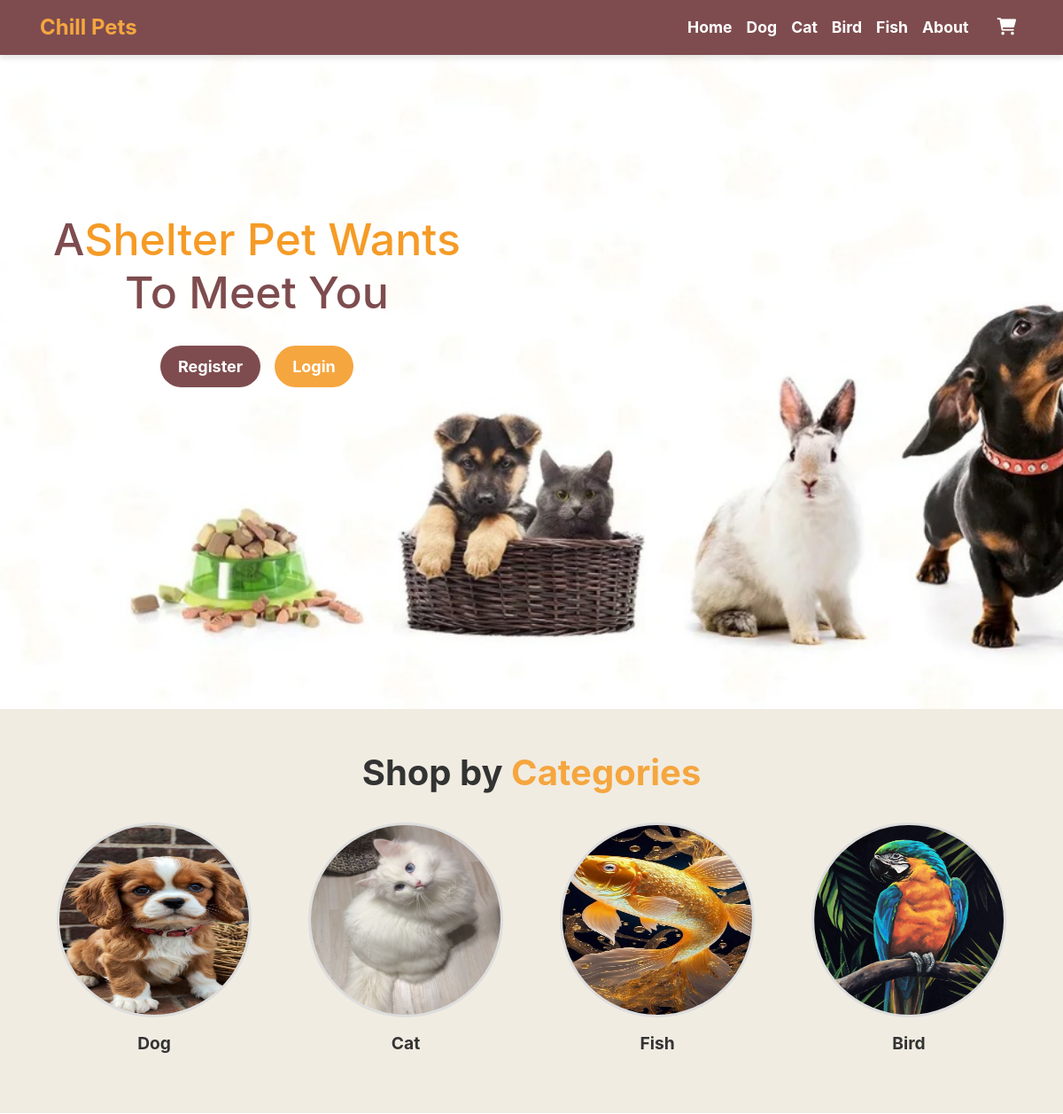
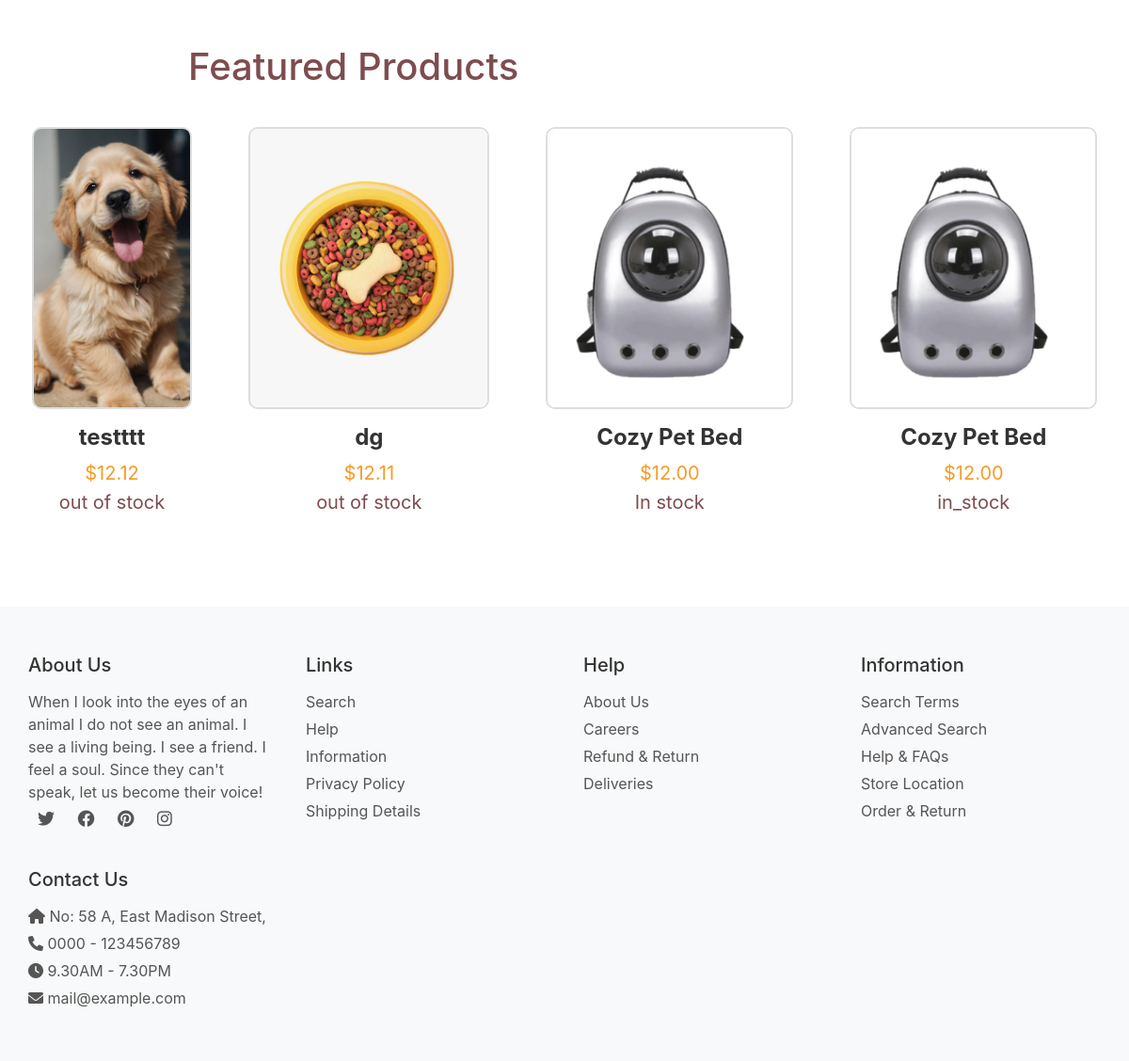
The app's page /home.php with its own data (2 pictures, top to bottom).
### tables this page shows
CREATE TABLE `products` (
  `id` int(11) NOT NULL,
  `category_id` int(11) DEFAULT NULL,
  `title` varchar(255) DEFAULT NULL,
  `picture` varchar(255) DEFAULT NULL,
  `product_description` text DEFAULT NULL,
  `price` decimal(10,2) NOT NULL,
  `p_status` varchar(255) DEFAULT 'out of stock',
  `avg_rete` int(11) DEFAULT NULL,
  `created_at` timestamp NOT NULL DEFAULT current_timestamp(),
  `updated_at` timestamp NOT NULL DEFAULT current_timestamp() ON UPDATE current_timestamp(),
  `quantity` int(11) DEFAULT 0
);

### home.php (the view, shortened to what this page needs)
<?php
include "init.php";
$q="SELECT * FROM `products`  order by avg_rete limit 4";
$stmt= $pdo->prepare($q);
$stmt->execute();
$products=$stmt->fetchAll();
$firstname='';
?>
<!DOCTYPE html>
<html lang="en">
<head>
    <link rel="stylesheet" href="https://stackpath.bootstrapcdn.com/bootstrap/4.5.2/css/bootstrap.min.css">
    <link rel="stylesheet" href="https://cdnjs.cloudflare.com/ajax/libs/font-awesome/6.0.0-beta3/css/all.min.css">
    <link rel="stylesheet" href="home.css">
</head>
<body>
<?php include 'includes/header.php'; ?>
<div class="homeimg">
    <div class="home-content text-center">
        <h2 class="homtit1"><span class="homtit2">A</span>Shelter Pet Wants</h2>
        <h2 class="homtit2">To Meet You <?=$firstname?></h2>
        <?php if (!isset($_SESSION['email'])) {
            echo '<a href="register.php" class="btn register-btn">Register</a>';
            echo '<a href="login.php" class="btn login-btn">Login</a>';
        }
        elseif ($_SESSION['role']=="admin") {
            echo '<a href="admin.php" class="btn login-btn">Admin</a>';
            echo '<a href="logout.php" class="btn register-btn">Logout</a>';
        }
        else {
            echo '<a href="logout.php" class="btn register-btn">Logout</a>';
        }
        ?>
    </div>
</div>
<div class="categories-container mb-5">
    <h2>Shop by <span>Categories</span></h2>
    <div class="categories-wrapper">
        <div class="category">
            <a href="dog.php?category_id=1">
                <img src="Assets/Images/dog.jpg" alt="Dog">
            </a>
            <a href="dog.php?category_id=1"><p>Dog</p></a>
        </div>
        <div class="category">
            <a href="cat.php?category_id=2">
                <img src="Assets/Images/cat.jpg" alt="Cat">
            </a>
            <a href="cat.php?category_id=2"><p>Cat</p></a>
        </div>
        <div class="category">
            <a href="fish.php?category_id=3">
                <img src="Assets/Images/fish.jpg" alt="Fish">
            </a>
            <a href="fish.php?category_id=3"><p>Fish</p></a>
        </div>
        <div class="category">
            <a href="bird.php?category_id=4">
                <img src="Assets/Images/bird2.png" alt="Bird">
            </a>
            <a href="bird.php?category_id=4"><p>Bird</p></a>
        </div>
    </div>
</div>
<div class="featured_product">
    <h2>Featured Products</h2>
    <div class="featured-wrapper">
        <?php foreach ($products as $product){?>
        <a href="product.php?id=<?=$product['id']?>" style="text-decoration: none; color: inherit;">
            <div class="types">
                <div class="product-img mb-3">
                    <img src="<?="storage/".$product['picture']?>" alt="<?= $product['title']?>">
                </div>
                <h3><?= $product['title']?></h3>
                <p><?= "$".$product['price']?></p>
                <p class="p_featured"><?= $product['p_status']?></p>
            </div>
        </a>
        <?php }?>
    </div>
</div>
<?php include 'includes/footer.php'; ?>
</body>
</html>

### home.css (style rules this page uses)
body { height: 2000px; margin: 0; }
.homeimg { width: 100%; height: 100vh; background-image: url('Assets/Images/home-img.jpeg'); background-size: cover; background-position: center; position: relative; }
.home-content { position: absolute; top: 30%; left: 5%; text-align: center; color: #fff; }
.homtit1, .homtit2 { color: #7e4c4f; font-size: 50px; margin: 0; }
.homtit1 { color: #f59b26; }
.register-btn, .login-btn { background-color: #7e4c4f; color: #fff; padding: 10px 20px; border-radius: 50px; border: none; margin: 8px; margin-top: 30px; cursor: pointer; font-size: 18px; font-weight: bold; transition: opacity 0.3s ease; }
.login-btn { background-color: #f5a63f; }
.categories-container { background-color: #f0ece2; padding: 3rem 1rem; text-align: center; }
.categories-container h2 { font-size: 2.5rem; font-weight: bold; margin-bottom: 2rem; color: #333; }
.categories-container .category a { text-decoration: none; }
.categories-container h2 span { color: #f5a63f; }
.categories-wrapper { display: flex; justify-content: center; align-items: center; flex-wrap: wrap; gap: 4rem; }
.category { text-align: center; max-width: 250px; }
.category img { width: 220px; height: 220px; border-radius: 50%; border: 3px solid #ddd; transition: transform 0.3s ease, border-color 0.3s ease; }
.category p { margin-top: 15px; font-size: 1.2rem; font-weight: bold; color: #333; text-transform: capitalize; }
.featured_product h2 { font-size: 40px; color: #7e4c4f; margin-bottom: 40px; margin-left: 200px; }
.featured-wrapper { display: flex; justify-content: center; flex-wrap: wrap; gap: 60px; }
.types { text-align: center; max-width: 400px; position: relative; }
.product-img { position: relative; }
.types img { width: 100%; height: 300px; border-radius: 10px; border: 2px solid #ddd; transition: transform 0.3s, border-color 0.3s; }
.types h3 { margin-top: 10px; font-size: 24px; font-weight: bold; color: #333; }
.types p { margin-top: 5px; font-size: 20px; color: #f59b26; }
.types .p_featured { margin-top: -15px; color: #7e4c4f; }

### records on screen
products: picture (picture), title "testttt", price "12.12", p_status "out of stock"
products: picture (picture), title "dg", price "12.11", p_status "out of stock"
products: picture (picture), title "Cozy Pet Bed", price "12.00", p_status "In stock"
products: picture (picture), title "Cozy Pet Bed", price "12.00", p_status "in_stock"
